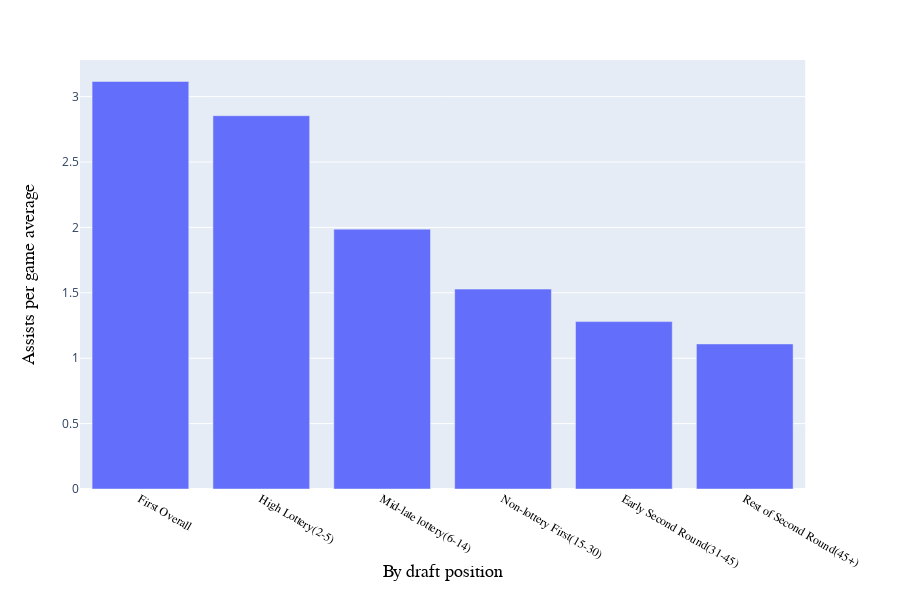

Write notebook code for a chart like this one.
### Code cell
avg_asts = [bucket1_df["ast_pg"].mean(), bucket2_df["ast_pg"].mean(), bucket3_df["ast_pg"].mean(),
              bucket4_df["ast_pg"].mean(), bucket5_df["ast_pg"].mean(), bucket6_df["ast_pg"].mean()]

temp = pd.DataFrame(list(zip(bucket_names, avg_asts)), 
               columns =['Draft \'Bucket\'', 'Assists per game average']) 

fig3 = px.bar(temp, x='Draft \'Bucket\'', y='Assists per game average', labels = {"Draft \'Bucket\'": "By draft position"})
fig3.update_xaxes(title_font={"size":18, "family": "Georgia", "color":"black"},
                tickfont = {"size":12, "family": "Georgia", "color":"black"})
fig3.update_yaxes(title_font={"size":18, "family": "Georgia", "color":"black"})
fig3.show()

### Figure 1 — Plotly figure (JSON) as saved in the notebook; plotly's stock layout.template omitted (floating-point values rounded to 4 significant figures)
{"data": [{"alignmentgroup": "True", "hoverlabel": {"namelength": 0}, "hovertemplate": "By draft position=%{x}<br>Assists per game average=%{y}", "legendgroup": "", "marker": {"color": "#636efa"}, "name": "", "offsetgroup": "", "orientation": "v", "showlegend": false, "textposition": "auto", "type": "bar", "x": ["First Overall", "High Lottery(2-5)", "Mid-late lottery(6-14)", "Non-lottery First(15-30)", "Early Second Round(31-45)", "Rest of Second Round(45+)"], "xaxis": "x", "y": [3.116, 2.854, 1.987, 1.528, 1.28, 1.109], "yaxis": "y"}], "layout": {"barmode": "relative", "height": 600, "legend": {"tracegroupgap": 0}, "margin": {"t": 60}, "xaxis": {"anchor": "y", "domain": [0, 0.98], "tickfont": {"color": "black", "family": "Georgia", "size": 12}, "title": {"font": {"color": "black", "family": "Georgia", "size": 18}, "text": "By draft position"}}, "yaxis": {"anchor": "x", "domain": [0, 1], "title": {"font": {"color": "black", "family": "Georgia", "size": 18}, "text": "Assists per game average"}}}}
